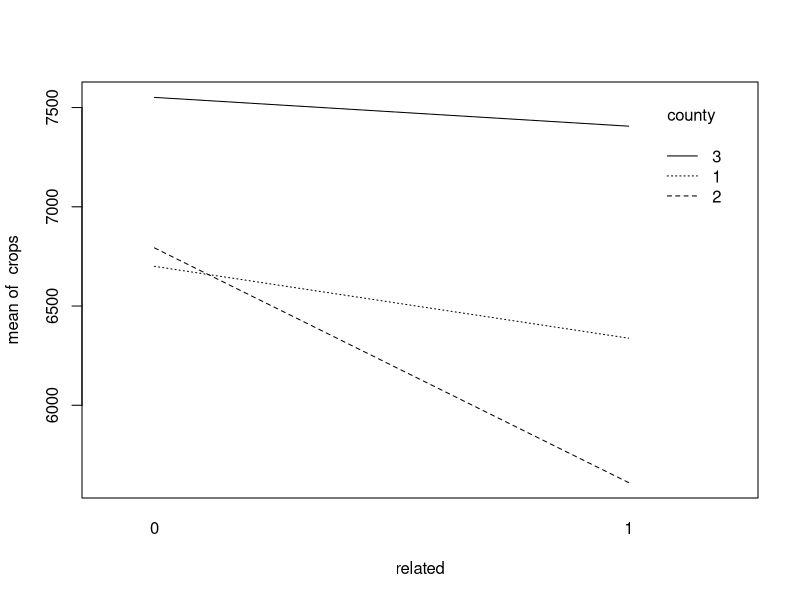
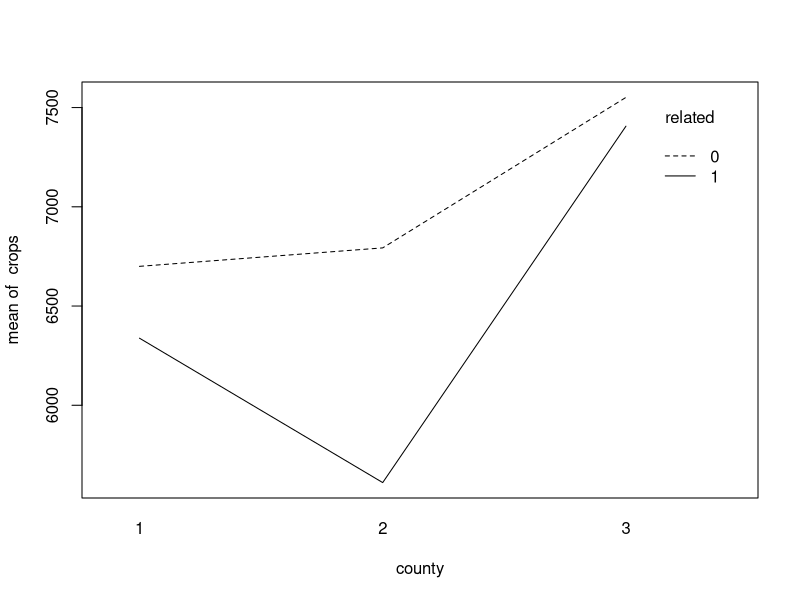
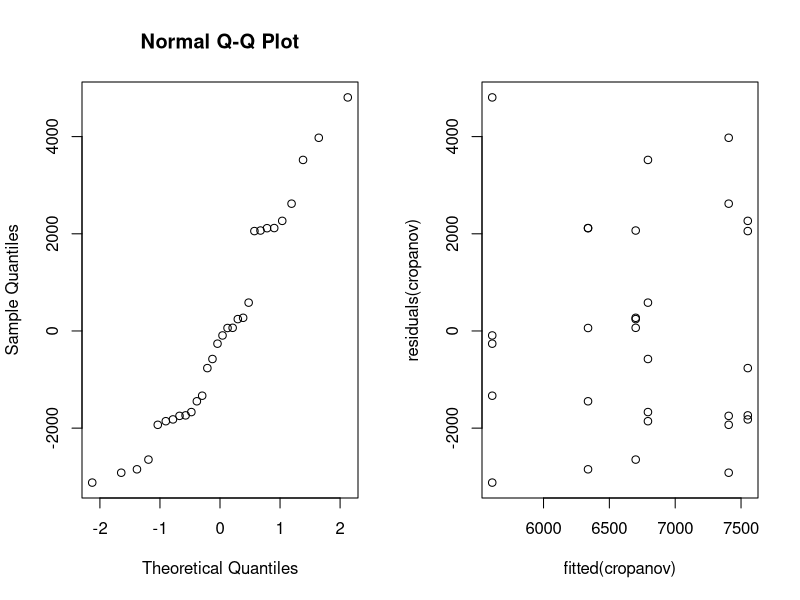
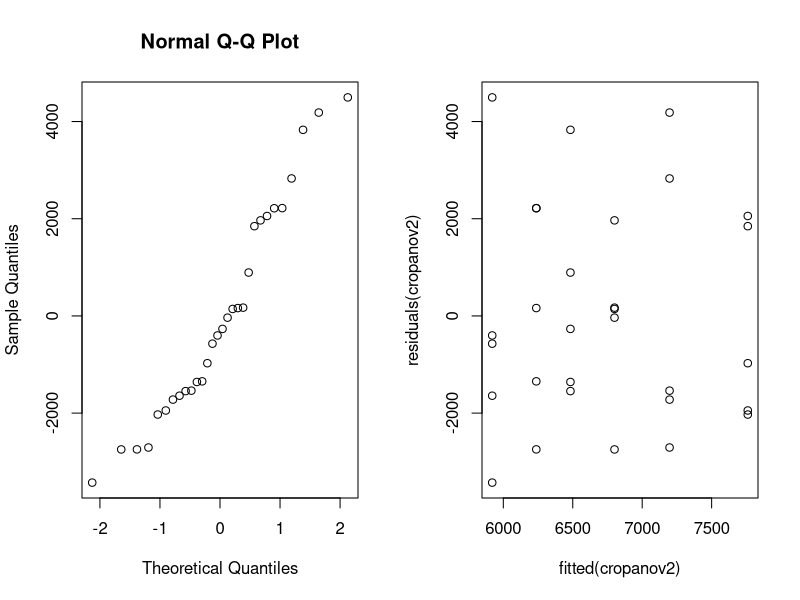
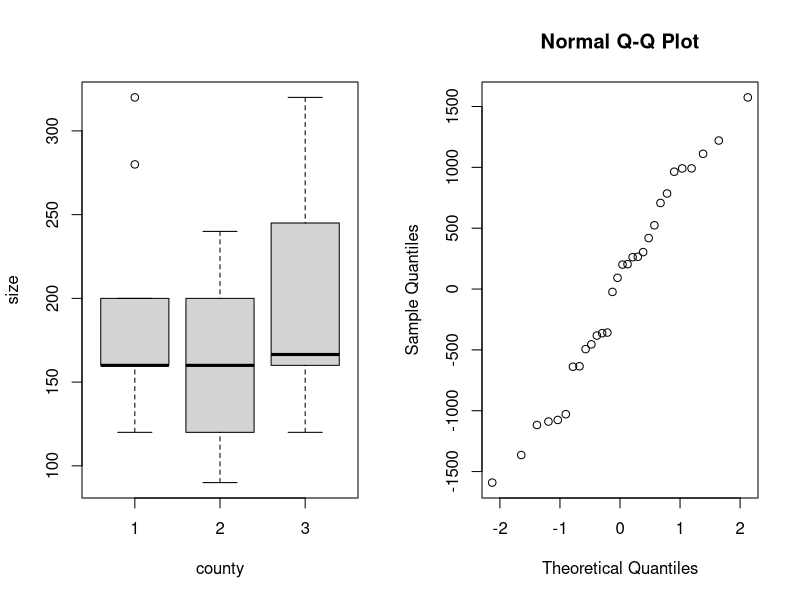
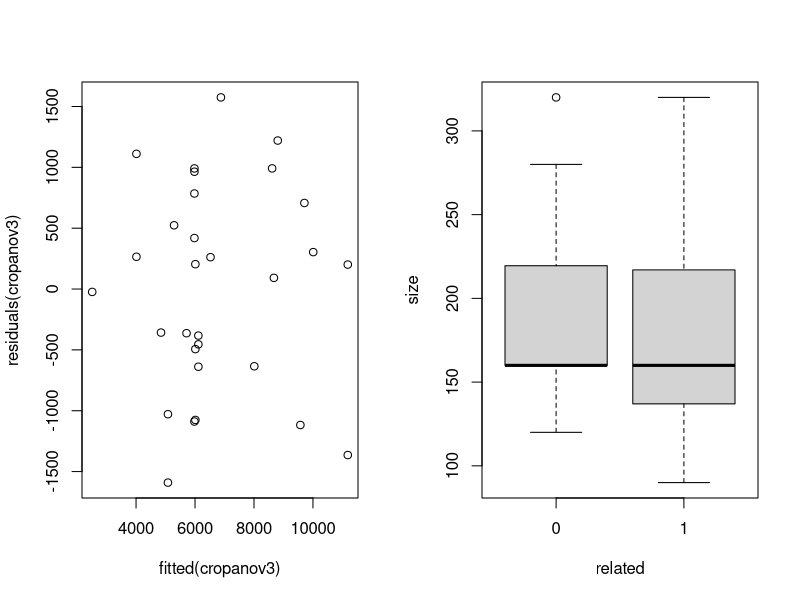
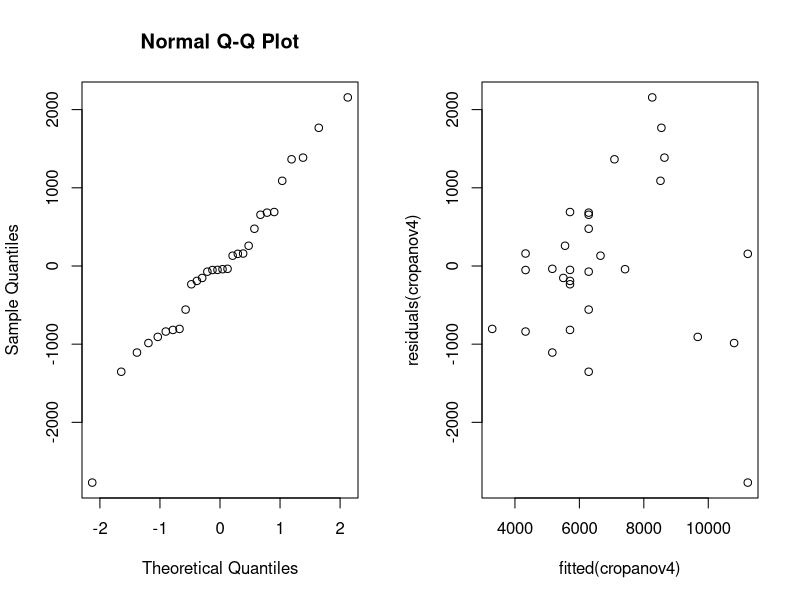
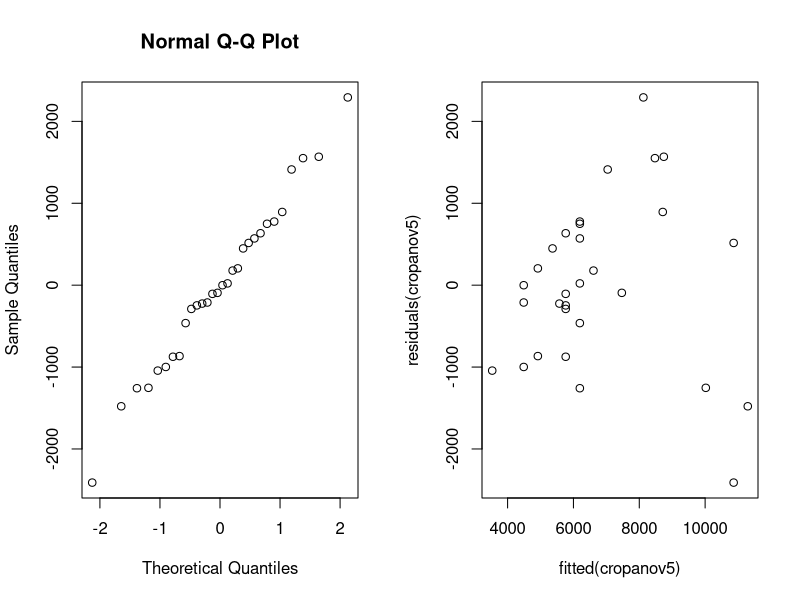

Recreate these plots in R, in order.
## ---- chunk 1
knitr::opts_chunk$set(echo = TRUE)
library(Matrix)
## ---- chunk 2
library(dplyr)
crop_data <- read.delim("crops.txt", sep = " ") # read the dataset

cropframe = data.frame(
  crops = crop_data$Crops, 
  county = factor(crop_data$County),
  related = factor(crop_data$Related)) # turn variables "county" and "related" into factors; store relevant variables to a new data frame

cropframe <- cropframe %>% mutate(related = recode(related, 'yes' = '1', 'no' = '0')) # recode the "related" variable
## ---- chunk 3
cropframe # display the frame
crops = cropframe$crops
county = cropframe$county
related = cropframe$related
## ---- chunk 4
interaction.plot(related,county,crops) # fix county
interaction.plot(county,related,crops) # fix related
## ---- chunk 5
is.factor(county) # check if county and related are factors
is.factor(related)
## ---- chunk 6
cropanov=lm(crops~county*related); anova(cropanov) # conduct the two-way ANOVA test
summary(cropanov)
## ---- chunk 7
par(mfrow=c(1,2))
qqnorm(residuals(cropanov)); plot(fitted(cropanov),residuals(cropanov))
## ---- chunk 8
cropanov2=lm(crops~county+related,data=cropframe); anova(cropanov2) # additive model
summary(cropanov2)
## ---- chunk 9
qqnorm(residuals(cropanov2)); plot(fitted(cropanov2),residuals(cropanov2))
## ---- chunk 10
size = crop_data$Size
boxplot(size~county)
## ---- chunk 11
cropanov3=lm(crops~size*county,data=cropframe);anova(cropanov3)
summary(cropanov3)
## ---- chunk 12
qqnorm(residuals(cropanov3)); plot(fitted(cropanov3),residuals(cropanov3))
## ---- chunk 13
boxplot(size~related)
## ---- chunk 14
cropanov4=lm(crops~size*related,data=cropframe);anova(cropanov4)
summary(cropanov4)
## ---- chunk 15
qqnorm(residuals(cropanov4)); plot(fitted(cropanov4),residuals(cropanov4))
## ---- chunk 16
cropanov5=lm(crops~size+related,data=cropframe);anova(cropanov5)# related on the second place
summary(cropanov5)
## ---- chunk 17
cropanov6=lm(crops~related+size,data=cropframe);anova(cropanov6)# size on the second place
summary(cropanov6)
## ---- chunk 18
qqnorm(residuals(cropanov5)); plot(fitted(cropanov5),residuals(cropanov5))
## ---- chunk 19
qqnorm(residuals(cropanov6)); plot(fitted(cropanov4),residuals(cropanov6))
## ---- chunk 20
cropanov7=lm(crops ~ county+related+size+county*size, data = crop_data);anova(cropanov7)# size on the second place
summary(cropanov7)
## ---- chunk 21
qqnorm(residuals(cropanov7)); plot(fitted(cropanov7),residuals(cropanov7))
## ---- chunk 22

library('MASS')

set.seed(123)  # add random seed for reproduce

# initial params
I <- 6  # blocks
J <- 4  # plots per block

# initial data frame
randomized_design <- data.frame(block = rep(1:I, each = J), plot = rep(1:J, times = I))

# for each block b, put (N, P, K) on each 2 plots randomly
for (b in 1:I) {
  plots <- sample(1:J, J, replace = FALSE)  # randomly reorder plots in each block
  
  # put N in the header 2 plots
  randomized_design$N[randomized_design$block == b] <- ifelse(plots %in% plots[1:2], 1, 0)
  
  # randomly put P in 2 plots
  randomized_design$P[randomized_design$block == b] <- ifelse(plots %in% sample(plots, 2), 1, 0)
  
  # randomly put K in 2 plots
  randomized_design$K[randomized_design$block == b] <- ifelse(plots %in% sample(plots, 2), 1, 0)
}

# print the plots
print(randomized_design)


## ---- chunk 23

# combine those yield in the same block same N, and calc its mean
yield_matrix <- tapply(npk$yield, list(npk$block, npk$N), mean)

# plot bars
barplot(t(yield_matrix), beside = TRUE, col = c("red", "blue"),
        main = "Average Yield per Block for Nitrogen Treatment",
        xlab = "Block", ylab = "Average Yield")
legend("top", legend = c("N=0", "N=1"), fill = c("red", "blue"))


## ---- chunk 24

data0 = npk
data0$block = as.factor(data0$block)
data0$N = as.factor(data0$N)

## ---- chunk 25

# Two-Way ANOVA
model2way = lm(yield~N*block, data=data0)
anova(model2way)

## ---- chunk 26
  
interaction.plot(data0$N,data0$block,data0$yield)
interaction.plot(data0$block,data0$N,data0$yield)

## ---- chunk 27

modeladd <- lm(yield ~ N + block, data = data0)
anova(modeladd)

## ---- chunk 28

# Diagnostics:
par(mfrow=c(1,2)) 
qqnorm(residuals(modeladd)); plot(fitted(modeladd),residuals(modeladd))

## ---- chunk 29

pairwiseP <- lm(yield ~ block*P + N + K, data = data0) 
pairwiseK <- lm(yield ~ block*K + P + N, data = data0) 
pairwiseN <- lm(yield ~ block*N + K + P, data = data0)

## ---- chunk 30

anova(pairwiseP); anova(pairwiseK); anova(pairwiseN)

## ---- chunk 31

modeladd2 <- lm(yield ~ block + N + P + K, data = data0); anova(modeladd2)

## ---- chunk 32
model_d = lm(yield ~ block + N + K + P, data = data0)
summary(model_d)
## ---- chunk 33

library('MASS')
library('lme4')
data0 = npk

model_mixed <- lmer(yield ~ N+P+K+(1|block),data=data0,REML=FALSE) 
model_fixed <- lm(yield ~  N + P + K + block, data = data0)
anova(model_mixed,model_fixed) 
